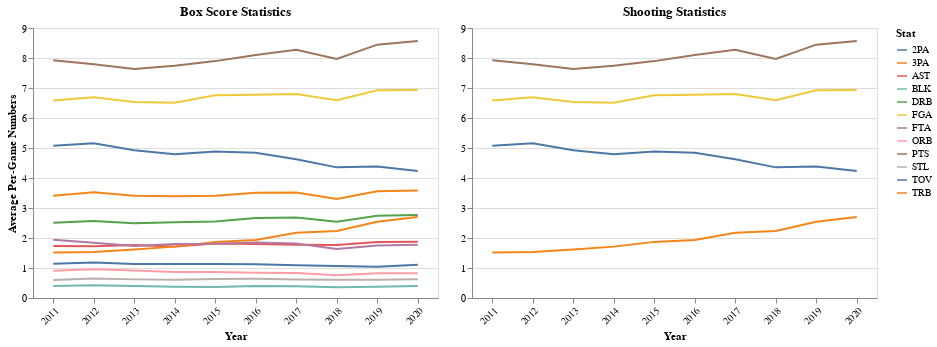

This figure's notebook cell:
### Code cell
# From the chart above we can see the majority of data haven't change significantly beside the 2PA and 3PA.
# We'll extract those as well as PTS and FGA
fga = major_mean[['PTS','2PA','3PA','FGA']]
data =fga.reset_index().melt('Year')
four = alt.Chart(data).mark_line().encode(
    x = alt.X('Year', axis=alt.Axis(labelAngle=-45)),
    y =alt.Y('value', title = ''),
    color = alt.Color('variable', title= 'Stat')
    ).properties(height = 270, width = 405, title = "Shooting Statistics")

alt.hconcat(ten, four)

### Figure 1 — Vega-Lite specification as saved in the notebook (floating-point values rounded to 4 significant figures)
{"config": {"view": {"continuousWidth": 400, "continuousHeight": 300}}, "hconcat": [{"data": {"name": "data-dbe7815aab0aba7034a053bd49a447e8"}, "mark": "line", "encoding": {"color": {"type": "nominal", "field": "variable", "title": "Stat"}, "x": {"type": "nominal", "axis": {"labelAngle": -45}, "field": "Year"}, "y": {"type": "quantitative", "field": "value", "title": "Average Per-Game Numbers"}}, "height": 270, "title": "Box Score Statistics", "width": 405}, {"data": {"name": "data-21febb34f2a406cdda2203522b46e48d"}, "mark": "line", "encoding": {"color": {"type": "nominal", "field": "variable", "title": "Stat"}, "x": {"type": "nominal", "axis": {"labelAngle": -45}, "field": "Year"}, "y": {"type": "quantitative", "field": "value", "title": ""}}, "height": 270, "title": "Shooting Statistics", "width": 405}], "$schema": "https://vega.github.io/schema/vega-lite/v4.8.1.json", "datasets": {"data-dbe7815aab0aba7034a053bd49a447e8": [{"Year": "2011", "variable": "PTS", "value": 7.922}, {"Year": "2012", "variable": "PTS", "value": 7.79}, {"Year": "2013", "variable": "PTS", "value": 7.636}, {"Year": "2014", "variable": "PTS", "value": 7.743}, {"Year": "2015", "variable": "PTS", "value": 7.896}, {"Year": "2016", "variable": "PTS", "value": 8.098}, {"Year": "2017", "variable": "PTS", "value": 8.272}, {"Year": "2018", "variable": "PTS", "value": 7.971}, {"Year": "2019", "variable": "PTS", "value": 8.444}, {"Year": "2020", "variable": "PTS", "value": 8.565}, {"Year": "2011", "variable": "TRB", "value": 3.408}, {"Year": "2012", "variable": "TRB", "value": 3.522}, {"Year": "2013", "variable": "TRB", "value": 3.409}, {"Year": "2014", "variable": "TRB", "value": 3.395}, {"Year": "2015", "variable": "TRB", "value": 3.41}, {"Year": "2016", "variable": "TRB", "value": 3.508}, {"Year": "2017", "variable": "TRB", "value": 3.515}, {"Year": "2018", "variable": "TRB", "value": 3.299}, {"Year": "2019", "variable": "TRB", "value": 3.559}, {"Year": "2020", "variable": "TRB", "value": 3.586}, {"Year": "2011", "variable": "AST", "value": 1.736}, {"Year": "2012", "variable": "AST", "value": 1.725}, {"Year": "2013", "variable": "AST", "value": 1.765}, {"Year": "2014", "variable": "AST", "value": 1.715}, {"Year": "2015", "variable": "AST", "value": 1.816}, {"Year": "2016", "variable": "AST", "value": 1.799}, {"Year": "2017", "variable": "AST", "value": 1.779}, {"Year": "2018", "variable": "AST", "value": 1.765}, {"Year": "2019", "variable": "AST", "value": 1.865}, {"Year": "2020", "variable": "AST", "value": 1.875}, {"Year": "2011", "variable": "STL", "value": 0.6015}, {"Year": "2012", "variable": "STL", "value": 0.6495}, {"Year": "2013", "variable": "STL", "value": 0.6208}, {"Year": "2014", "variable": "STL", "value": 0.6099}, {"Year": "2015", "variable": "STL", "value": 0.6369}, {"Year": "2016", "variable": "STL", "value": 0.6384}, {"Year": "2017", "variable": "STL", "value": 0.614}, {"Year": "2018", "variable": "STL", "value": 0.6048}, {"Year": "2019", "variable": "STL", "value": 0.6088}, {"Year": "2020", "variable": "STL", "value": 0.621}, {"Year": "2011", "variable": "BLK", "value": 0.4035}, {"Year": "2012", "variable": "BLK", "value": 0.4266}, {"Year": "2013", "variable": "BLK", "value": 0.404}, {"Year": "2014", "variable": "BLK", "value": 0.3734}, {"Year": "2015", "variable": "BLK", "value": 0.3666}, {"Year": "2016", "variable": "BLK", "value": 0.3981}, {"Year": "2017", "variable": "BLK", "value": 0.3895}, {"Year": "2018", "variable": "BLK", "value": 0.357}, {"Year": "2019", "variable": "BLK", "value": 0.377}, {"Year": "2020", "variable": "BLK", "value": 0.398}, {"Year": "2011", "variable": "3PA", "value": 1.515}, {"Year": "2012", "variable": "3PA", "value": 1.533}, {"Year": "2013", "variable": "3PA", "value": 1.616}, {"Year": "2014", "variable": "3PA", "value": 1.712}, {"Year": "2015", "variable": "3PA", "value": 1.871}, {"Year": "2016", "variable": "3PA", "value": 1.934}, {"Year": "2017", "variable": "3PA", "value": 2.174}, {"Year": "2018", "variable": "3PA", "value": 2.237}, {"Year": "2019", "variable": "3PA", "value": 2.544}, {"Year": "2020", "variable": "3PA", "value": 2.698}, {"Year": "2011", "variable": "TOV", "value": 1.141}, {"Year": "2012", "variable": "TOV", "value": 1.187}, {"Year": "2013", "variable": "TOV", "value": 1.133}, {"Year": "2014", "variable": "TOV", "value": 1.132}, {"Year": "2015", "variable": "TOV", "value": 1.135}, {"Year": "2016", "variable": "TOV", "value": 1.121}, {"Year": "2017", "variable": "TOV", "value": 1.088}, {"Year": "2018", "variable": "TOV", "value": 1.063}, {"Year": "2019", "variable": "TOV", "value": 1.041}, {"Year": "2020", "variable": "TOV", "value": 1.109}, {"Year": "2011", "variable": "FTA", "value": 1.941}, {"Year": "2012", "variable": "FTA", "value": 1.841}, {"Year": "2013", "variable": "FTA", "value": 1.735}, {"Year": "2014", "variable": "FTA", "value": 1.797}, {"Year": "2015", "variable": "FTA", "value": 1.805}, {"Year": "2016", "variable": "FTA", "value": 1.851}, {"Year": "2017", "variable": "FTA", "value": 1.813}, {"Year": "2018", "variable": "FTA", "value": 1.632}, {"Year": "2019", "variable": "FTA", "value": 1.754}, {"Year": "2020", "variable": "FTA", "value": 1.777}, {"Year": "2011", "variable": "2PA", "value": 5.071}, {"Year": "2012", "variable": "2PA", "value": 5.159}, {"Year": "2013", "variable": "2PA", "value": 4.922}, {"Year": "2014", "variable": "2PA", "value": 4.79}, {"Year": "2015", "variable": "2PA", "value": 4.885}, {"Year": "2016", "variable": "2PA", "value": 4.841}, {"Year": "2017", "variable": "2PA", "value": 4.622}, {"Year": "2018", "variable": "2PA", "value": 4.355}, {"Year": "2019", "variable": "2PA", "value": 4.383}, {"Year": "2020", "variable": "2PA", "value": 4.234}, {"Year": "2011", "variable": "ORB", "value": 0.9076}, {"Year": "2012", "variable": "ORB", "value": 0.9551}, {"Year": "2013", "variable": "ORB", "value": 0.9184}, {"Year": "2014", "variable": "ORB", "value": 0.8666}, {"Year": "2015", "variable": "ORB", "value": 0.8668}, {"Year": "2016", "variable": "ORB", "value": 0.8449}, {"Year": "2017", "variable": "ORB", "value": 0.8352}, {"Year": "2018", "variable": "ORB", "value": 0.7569}, {"Year": "2019", "variable": "ORB", "value": 0.8236}, {"Year": "2020", "variable": "ORB", "value": 0.8228}, {"Year": "2011", "variable": "DRB", "value": 2.504}, {"Year": "2012", "variable": "DRB", "value": 2.57}, {"Year": "2013", "variable": "DRB", "value": 2.491}, {"Year": "2014", "variable": "DRB", "value": 2.528}, {"Year": "2015", "variable": "DRB", "value": 2.55}, {"Year": "2016", "variable": "DRB", "value": 2.669}, {"Year": "2017", "variable": "DRB", "value": 2.683}, {"Year": "2018", "variable": "DRB", "value": 2.545}, {"Year": "2019", "variable": "DRB", "value": 2.74}, {"Year": "2020", "variable": "DRB", "value": 2.765}, {"Year": "2011", "variable": "FGA", "value": 6.585}, {"Year": "2012", "variable": "FGA", "value": 6.691}, {"Year": "2013", "variable": "FGA", "value": 6.535}, {"Year": "2014", "variable": "FGA", "value": 6.505}, {"Year": "2015", "variable": "FGA", "value": 6.755}, {"Year": "2016", "variable": "FGA", "value": 6.773}, {"Year": "2017", "variable": "FGA", "value": 6.796}, {"Year": "2018", "variable": "FGA", "value": 6.589}, {"Year": "2019", "variable": "FGA", "value": 6.923}, {"Year": "2020", "variable": "FGA", "value": 6.931}], "data-21febb34f2a406cdda2203522b46e48d": [{"Year": "2011", "variable": "PTS", "value": 7.922}, {"Year": "2012", "variable": "PTS", "value": 7.79}, {"Year": "2013", "variable": "PTS", "value": 7.636}, {"Year": "2014", "variable": "PTS", "value": 7.743}, {"Year": "2015", "variable": "PTS", "value": 7.896}, {"Year": "2016", "variable": "PTS", "value": 8.098}, {"Year": "2017", "variable": "PTS", "value": 8.272}, {"Year": "2018", "variable": "PTS", "value": 7.971}, {"Year": "2019", "variable": "PTS", "value": 8.444}, {"Year": "2020", "variable": "PTS", "value": 8.565}, {"Year": "2011", "variable": "2PA", "value": 5.071}, {"Year": "2012", "variable": "2PA", "value": 5.159}, {"Year": "2013", "variable": "2PA", "value": 4.922}, {"Year": "2014", "variable": "2PA", "value": 4.79}, {"Year": "2015", "variable": "2PA", "value": 4.885}, {"Year": "2016", "variable": "2PA", "value": 4.841}, {"Year": "2017", "variable": "2PA", "value": 4.622}, {"Year": "2018", "variable": "2PA", "value": 4.355}, {"Year": "2019", "variable": "2PA", "value": 4.383}, {"Year": "2020", "variable": "2PA", "value": 4.234}, {"Year": "2011", "variable": "3PA", "value": 1.515}, {"Year": "2012", "variable": "3PA", "value": 1.533}, {"Year": "2013", "variable": "3PA", "value": 1.616}, {"Year": "2014", "variable": "3PA", "value": 1.712}, {"Year": "2015", "variable": "3PA", "value": 1.871}, {"Year": "2016", "variable": "3PA", "value": 1.934}, {"Year": "2017", "variable": "3PA", "value": 2.174}, {"Year": "2018", "variable": "3PA", "value": 2.237}, {"Year": "2019", "variable": "3PA", "value": 2.544}, {"Year": "2020", "variable": "3PA", "value": 2.698}, {"Year": "2011", "variable": "FGA", "value": 6.585}, {"Year": "2012", "variable": "FGA", "value": 6.691}, {"Year": "2013", "variable": "FGA", "value": 6.535}, {"Year": "2014", "variable": "FGA", "value": 6.505}, {"Year": "2015", "variable": "FGA", "value": 6.755}, {"Year": "2016", "variable": "FGA", "value": 6.773}, {"Year": "2017", "variable": "FGA", "value": 6.796}, {"Year": "2018", "variable": "FGA", "value": 6.589}, {"Year": "2019", "variable": "FGA", "value": 6.923}, {"Year": "2020", "variable": "FGA", "value": 6.931}]}}
